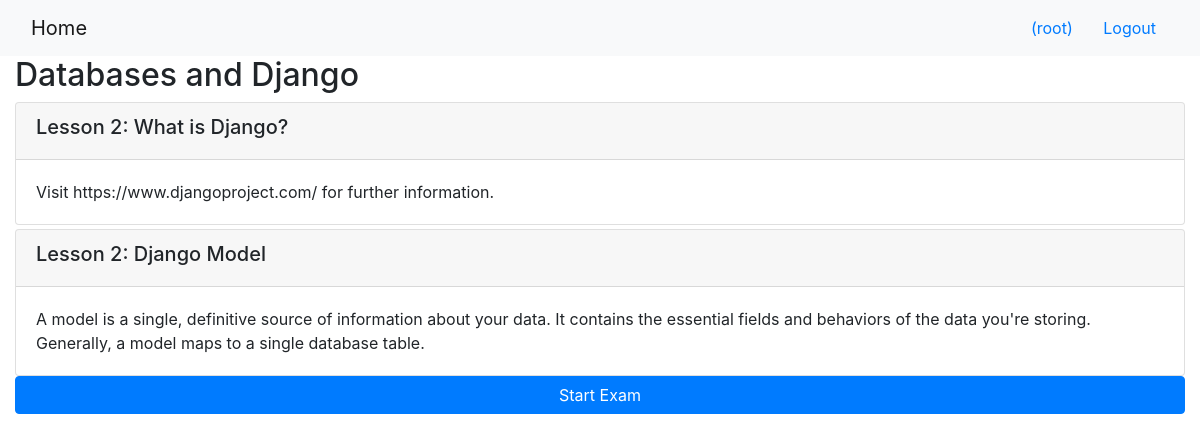
/onlinecourse/1/ (signed in), run on the app's committed database.
### onlinecourse/models.py (models this page shows, shortened)
class Course(models.Model):
    name = models.CharField(null=False, max_length=30, default='online course')
    image = models.ImageField(upload_to='course_images/')
    description = models.CharField(max_length=1000)
    pub_date = models.DateField(null=True)
    instructors = models.ManyToManyField(Instructor)
    users = models.ManyToManyField(settings.AUTH_USER_MODEL, through='Enrollment')
    total_enrollment = models.IntegerField(default=0)
    is_enrolled = False

class Lesson(models.Model):
    title = models.CharField(max_length=200, default="title")
    order = models.IntegerField(default=0)
    course = models.ForeignKey(Course, on_delete=models.CASCADE)
    content = models.TextField()

### onlinecourse/views.py (the view)
# urls.py: path('<int:pk>/', views.CourseDetailView.as_view(), name='course_details'),
class CourseDetailView(generic.DetailView):
    model = Course
    template_name = 'onlinecourse/course_detail_bootstrap.html'

### onlinecourse/templates/onlinecourse/course_detail_bootstrap.html (shortened to what this page needs)
<!DOCTYPE html>
<html lang="en">
<head>
     {% load static %}
    <link rel="stylesheet" href="https://maxcdn.bootstrapcdn.com/bootstrap/4.5.2/css/bootstrap.min.css">
</head>
<body>
    <nav class="navbar navbar-light bg-light">
        <div class="container-fluid">
            <div class="navbar-header">
                  <a class="navbar-brand" href="{% url 'onlinecourse:index' %}">Home</a>
            </div>
            <ul class="nav navbar-nav navbar-right">
                {% if user.is_authenticated %}
                <li>
                    <a class="btn btn-link" href="#">{{ user.first_name }}({{ user.username }})</a>
                    <a class="btn btn-link" href="{% url 'onlinecourse:logout' %}">Logout</a>
                </li>
                {% endif %}
            </ul>
        </div>
    </nav>
    <div class="container-fluid">
            <h2>{{ course.name }}</h2>
            <div class="card-columns-vertical">
                {% for lesson in course.lesson_set.all %}
                    <div class="card mt-1">
                        <div class="card-header"><h5>Lesson {{lesson.order|add:1}}: {{lesson.title}}</h5></div>
                        <div class="card-body">{{lesson.content}}</div>
                    </div>
                {% endfor %}
            </div>
            <p>
            <button class="btn btn-primary btn-block" data-toggle="collapse" href="#collapseExample" aria-controls="collapseExample">
                Start Exam
            </button>
              </p>
    </div>
</body>
</html>

### data on the page
Course: name "Databases and Django"
Lesson: order|add "2", title "What is Django?", content "Visit https://www.djangoproject.com/ for further information."
Lesson: order|add "2", title "Django Model", content "A model is a single, definitive source of information about your data. It contains the essential fields and behaviors of the data you're storing. Generally, a model maps to a single database table."

### other printed values
{{ user.username }} "root"
